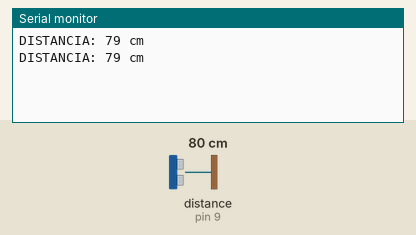
Simulated run of this sketch. Board: Arduino Uno, built with avr-gcc and run on an emulated ATmega328P. Parts: the last lines printed to the serial monitor. Wiring (inferred from the names in the program): ultrasonic range finder: trigger pin 8; echo pin 9. The test bench sets the inputs (shaded band); at power-on: distance to the obstacle (sensor on pin 9) 80 cm. The echo pulse lasts 58.3 µs per cm.

Above: at 1.8 s.
1.9 s: distance to the obstacle (sensor on pin 9) set to 2 cm
At 2.8 s:
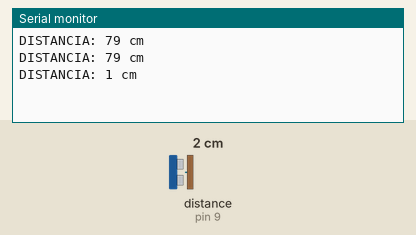
3.4 s: distance to the obstacle (sensor on pin 9) set to 4 cm
At 4.6 s:
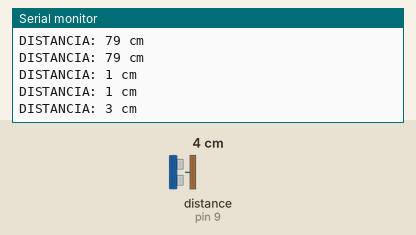
Timing chart, 0 to 6.4 s (numbered marks = the images above; inputs shaded):
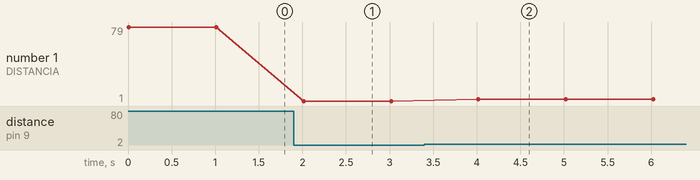

Measured:
- after the input at 1.9 s, the serial monitor: prints a new line after 0.11 s (image 1)
- after the input at 3.4 s, the serial monitor: prints a new line after 0.62 s (image 2)
- plotted number 1: 79 → 1 after the input at 1.9 s, 1 → 3 after the input at 3.4 s

The sketch:

CLASE_5__Sensor_Ultrasonico_.ino
```cpp
int trigger = 8;      // Trigger en pin 8
int echo = 9;      // Echo en pin 9

int DURACION;
int DISTANCIA;

void setup(){

  Serial.begin(9600);         // inicializacion la comunicacion serial a 9600
  pinMode(trigger, OUTPUT);  // Declaramos Tigger como salida
  pinMode(echo, INPUT);     // Declaramos Echo como entrada
}

void loop()
{
  digitalWrite(trigger, HIGH);   // Generación del pulso alto a enviar
  delay(1);                     // retardo de milisegundo
  digitalWrite(trigger, LOW);  // Generación del pulso najp a enviar

  DURACION = pulseIn(echo, HIGH);   // sera igual al pulso de entrada
                                   // alto en Echo
  DISTANCIA = DURACION / 58.2;    // distancia medida en centimetros

  Serial.print("DISTANCIA: "); // Texto Distancia:
  Serial.print(DISTANCIA);    // envio de valor de distancia por monitor serial
  Serial.println(" cm");     // Texto cm

  delay(1000);               // Tiempo de espera
}
```
